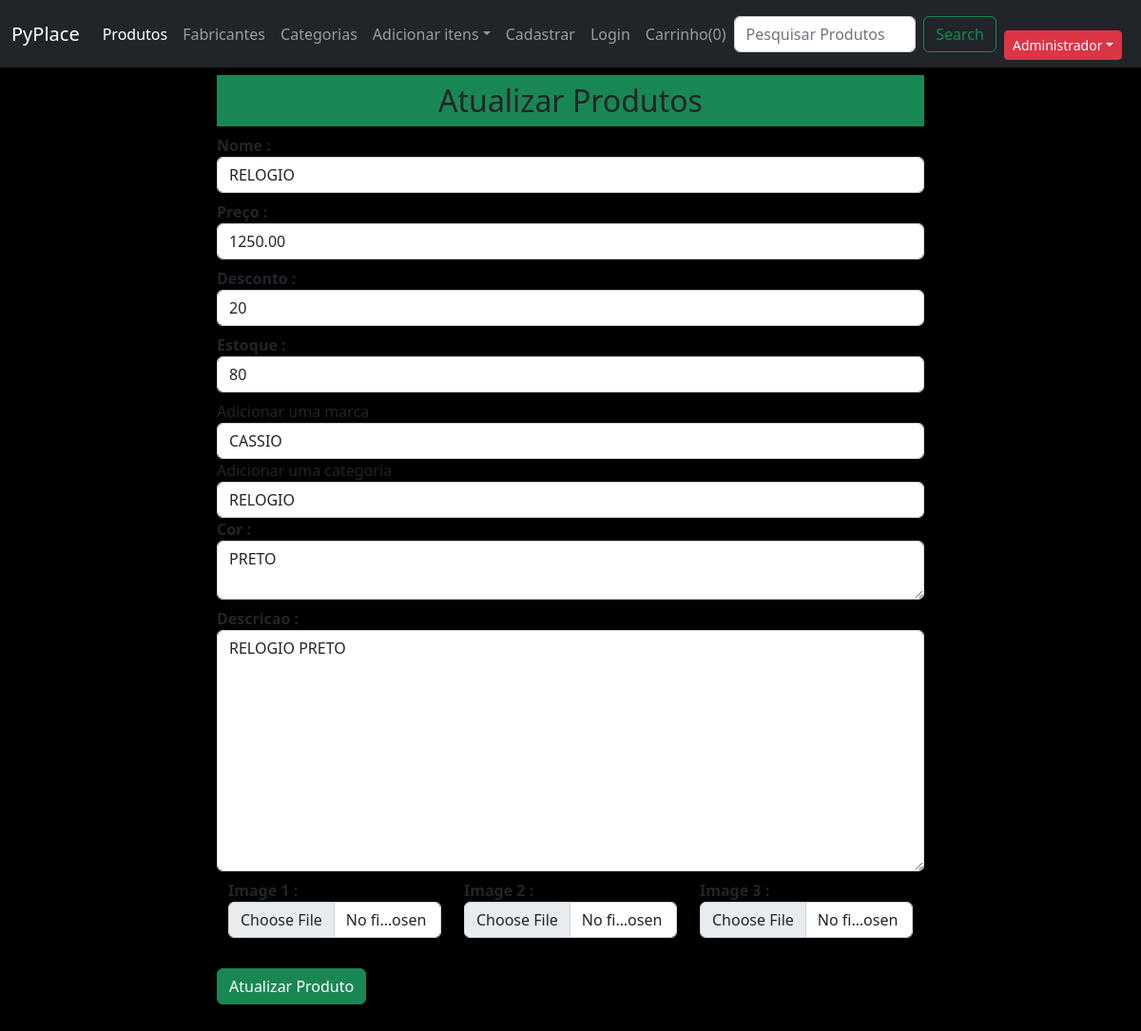
The app's page /updateproduto/1 (signed in) with its own data.
### loja/produtos/models.py (models this page shows)
class Addproduto(db.Model):
    id=db.Column(db.Integer,primary_key=True)
    name=db.Column(db.String(80),nullable=False)
    price = db.Column(db.Numeric(10,2), nullable=False)
    discount = db.Column(db.Integer, default=0)
    stock = db.Column(db.Integer, nullable=False)
    colors = db.Column(db.Text, nullable=False)
    desc = db.Column(db.Text, nullable=False)
    pub_date = db.Column(db.DateTime, nullable=False, default=datetime.utcnow)
    marca_id = db.Column(db.Integer, db.ForeignKey('marcas.id'), nullable=False)
    marca = db.relationship('Marcas',backref=db.backref('marcas', lazy=True))
    categoria_id = db.Column(db.Integer, db.ForeignKey('categorias.id'), nullable=False)
    categoria = db.relationship('Categorias',backref=db.backref('categorias', lazy=True))
    image_1 = db.Column(db.String(150), nullable=False, default='image.jpg')
    image_2 = db.Column(db.String(150), nullable=False, default='image.jpg')
    image_3 = db.Column(db.String(150), nullable=False, default='image.jpg')

class Marcas(db.Model):
    id=db.Column(db.Integer,primary_key=True)
    name=db.Column(db.String(30),nullable=False,unique=True)

class Categorias(db.Model):
    id=db.Column(db.Integer,primary_key=True)
    name=db.Column(db.String(30),nullable=False,unique=True)

### loja/produtos/rotas.py (the view, shortened to what this page needs)
@app.route('/updateproduto/<int:id>' , methods=['GET','POST'])
def updateproduto(id):
    if 'email' not in session:
        flash(f'favor fazer seu login no sistema', 'danger')
        return redirect(url_for('login'))
    marcas = Marcas.query.all()
    categorias = Categorias.query.all()
    produto = Addproduto.query.get_or_404(id)
    marca = request.form.get('marca')
    categoria = request.form.get('categoria')
    form=Addprodutos(request.form)
    form.name.data = produto.name
    form.price.data = produto.price
    form.discount.data = produto.discount
    form.stock.data = produto.stock
    form.discription.data = produto.desc
    form.colors.data = produto.colors
    return render_template('/produtos/updateproduto.html', title='Atualizar Produtos', form=form, marcas=marcas, categorias=categorias, produto=produto)

### loja/produtos/forms.py
class Addprodutos(Form):
    name = StringField('Nome :',[validators.DataRequired()])
    price = DecimalField('Preço :',[validators.DataRequired()])
    discount = IntegerField('Desconto :',[validators.DataRequired()])
    stock = IntegerField('Estoque :',[validators.DataRequired()])
    discription = TextAreaField('Descricao :',[validators.DataRequired()])
    colors = TextAreaField('Cor :',[validators.DataRequired()])
    image_1 = FileField('Image 1 :', validators=[FileAllowed(['jpg','png','gif','jpeg'])])
    image_2 = FileField('Image 2 :', validators=[FileAllowed(['jpg','png','gif','jpeg'])])
    image_3 = FileField('Image 3 :', validators=[FileAllowed(['jpg','png','gif','jpeg'])])

### loja/templates/produtos/updateproduto.html (shortened to what this page needs)
{% extends 'layouts.html' %}
{% block content %}
<div class="container">
    <div class="row">
    <div class="col-md-2"></div>
    <div class="col-md-8 p-2">
        <h2 class="text-center bg-success p-2">Atualizar Produtos</h2>
        {% from "_formularioajuda.html" import render_field %}
        <form action="" method="post" enctype="multipart/form-data">
            {{ render_field(form.name, class="form-control", placeholder="Nome do produto") }}
            {{ render_field(form.price, class="form-control", placeholder="Preco do produto") }}
            {{ render_field(form.discount, class="form-control", placeholder="Desconto do produto") }}
            {{ render_field(form.stock, class="form-control", placeholder="Estoque do produto") }}
            <label for="marca">Adicionar uma marca</label>
            <select name="marca" id="marca" class="form-control" required>
                <option value="{{produto.marca_id}}">{{produto.marca.name}}</option>
            </select>
            <label for="categoria">Adicionar uma categoria</label>
            <select name="categoria" id="categoria" class="form-control" required>
                <option value="{{produto.categoria_id}}">{{produto.categoria.name}}</option>
            </select>
            {{ render_field(form.colors, class="form-control", placeholder="Cor do produto") }}
            {{ render_field(form.discription, class="form-control", placeholder="Descricao do produto", rows="10") }}
            <div class="container">
                <div class="row">
                    <div class="col-md-4">{{ render_field(form.image_1, class="form-control") }}</div>
                    <div class="col-md-4">{{ render_field(form.image_2, class="form-control") }}</div>
                    <div class="col-md-4">{{ render_field(form.image_3, class="form-control") }}</div>
                </div>
            </div>
            <button type="submit" class="btn btn-success mt-4 mb-5" >Atualizar Produto</button>
        </form>
    </div>
    <div class="col-md-2"></div>
</div>
</div>
{% endblock content %}

### records on screen
Addproduto: name "RELOGIO", price "1250.00", discount "20", stock "80", colors "PRETO"
Marcas: marca "CASSIO"
Categorias: categoria "RELOGIO"

### other values on screen
{{ (session['LojainCarrinho']|length) }} "0"
{{ field.label }} "Nome : Preço : Desconto : Estoque : Cor : Descricao : Image 1 : Image 2 : Image 3 :"
